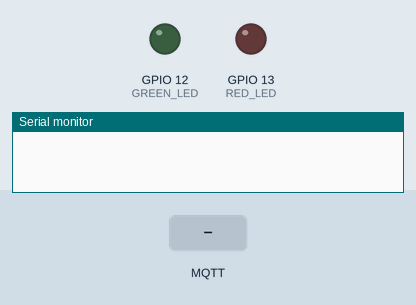
Simulated run of this sketch. Board: ESP32. Parts: output pins drawn as LEDs (lit = HIGH), the last lines printed to the serial monitor. The inputs (shaded band) are chosen by the test bench. WiFi joins after 1.5 s; servers stay silent unless stated; no MQTT or app messages arrive unless stated; not simulated (calls return 0 or success): secrets.h.

Above: at 2.7 s.
2.8 s: MQTT message "5" arrives on the first subscribed topic
At 4.0 s:
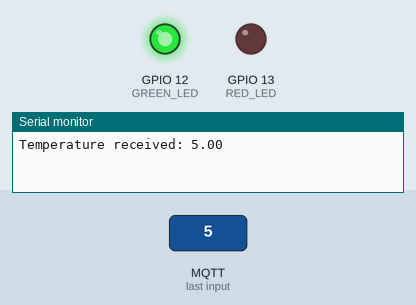
4.3 s: MQTT message "90" arrives on the first subscribed topic
At 5.3 s:
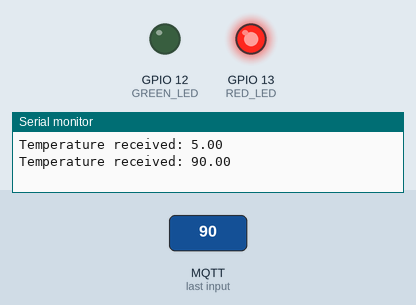
5.8 s: MQTT message "1" arrives on the first subscribed topic
At 6.4 s:
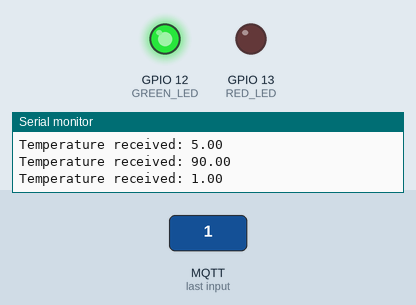
7.3 s: MQTT message "200" arrives on the first subscribed topic
At 7.6 s:
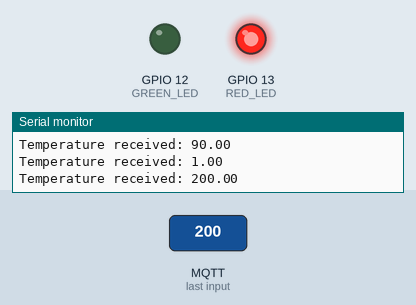
Timing chart, 0 to 9.8 s (numbered marks = the images above; inputs shaded):
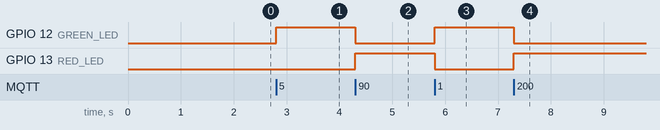

The sketch:

9_3receive.ino
```cpp
#include "secrets.h"
#include <WiFi.h>
#include <PubSubClient.h>

#define RED_LED 13
#define GREEN_LED 12

#define MQTT_SERVER "io.adafruit.com"
#define MQTT_PORT 1883

const char* TOPIC_TEMP = "cz/dht22/temperature";

WiFiClient espClient;
PubSubClient mqttClient(espClient);

float lastTemp = 0;

void callback(char* topic, byte* payload, unsigned int length) {

  String msg = "";

  for (int i = 0; i < length; i++) {
    msg += (char)payload[i];
  }

  lastTemp = msg.toFloat();

  Serial.print("Temperature received: ");
  Serial.println(lastTemp);

  if (lastTemp > 25.0) {
    digitalWrite(RED_LED, HIGH);
    digitalWrite(GREEN_LED, LOW);
  } else {
    digitalWrite(RED_LED, LOW);
    digitalWrite(GREEN_LED, HIGH);
  }
}

void reconnect() {
  while (!mqttClient.connected()) {
    if (mqttClient.connect(AIO_USERNAME, AIO_USERNAME, AIO_KEY)) {
      mqttClient.subscribe(TOPIC_TEMP);
    } else {
      delay(2000);
    }
  }
}

void setup() {
  Serial.begin(115200);

  pinMode(RED_LED, OUTPUT);
  pinMode(GREEN_LED, OUTPUT);

  WiFi.begin(WIFI_SSID, WIFI_PASSWORD);
  while (WiFi.status() != WL_CONNECTED) {
    delay(300);
  }

  mqttClient.setServer(MQTT_SERVER, MQTT_PORT);
  mqttClient.setCallback(callback);
}

void loop() {

  if (!mqttClient.connected()) {
    reconnect();
  }

  mqttClient.loop();
}
```

Measured:
- after the input at 2.8 s, GPIO 12 (GREEN_LED): LOW → HIGH at once
- after the input at 4.3 s, GPIO 12 (GREEN_LED): HIGH → LOW at once; GPIO 13 (RED_LED): LOW → HIGH at once
- after the input at 5.8 s, GPIO 12 (GREEN_LED): LOW → HIGH at once; GPIO 13 (RED_LED): HIGH → LOW at once
- after the input at 7.3 s, GPIO 12 (GREEN_LED): HIGH → LOW at once; GPIO 13 (RED_LED): LOW → HIGH at once
